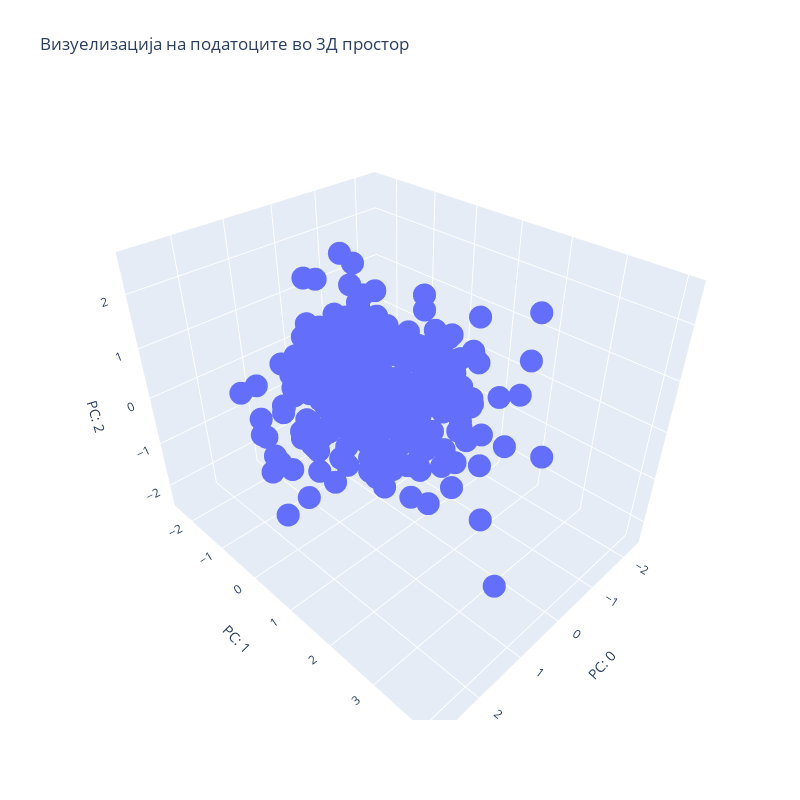

Notebook code for this chart:
### Markdown cell above
Сега нашите податоци се со помала димензија, односно векторите кои ги репрезентираат се од `3` димензионален векторски простор, па истите можеме да ги визуелизираме.

### Code cell
fig = px.scatter_3d(final_dataset, x=0, y=1, z=2, 
                    title="Визуелизација на податоците во 3Д простор",
                    labels={str(i):f"PC: {i}" for i in range(0,TARGET_DIMENSION)},
                    width=800, 
                    height=800
                   )
fig.show()

### Figure 1 — Plotly figure (JSON) as saved in the notebook; plotly's stock layout.template omitted (floating-point values rounded to 4 significant figures; data arrays with more than 128 entries replaced by an {"elided": "..."} marker saying what was removed)
{"data": [{"hovertemplate": "PC: 0=%{x}<br>PC: 1=%{y}<br>PC: 2=%{z}<extra></extra>", "legendgroup": "", "marker": {"color": "#636efa", "symbol": "circle"}, "mode": "markers", "name": "", "scene": "scene", "showlegend": false, "type": "scatter3d", "x": {"elided": "303 float values"}, "y": {"elided": "303 float values"}, "z": {"elided": "303 float values"}}], "layout": {"height": 800, "legend": {"tracegroupgap": 0}, "scene": {"domain": {"x": [0, 1], "y": [0, 1]}, "xaxis": {"title": {"text": "PC: 0"}}, "yaxis": {"title": {"text": "PC: 1"}}, "zaxis": {"title": {"text": "PC: 2"}}}, "title": {"text": "Визуелизација на податоците во 3Д простор"}, "width": 800}}
